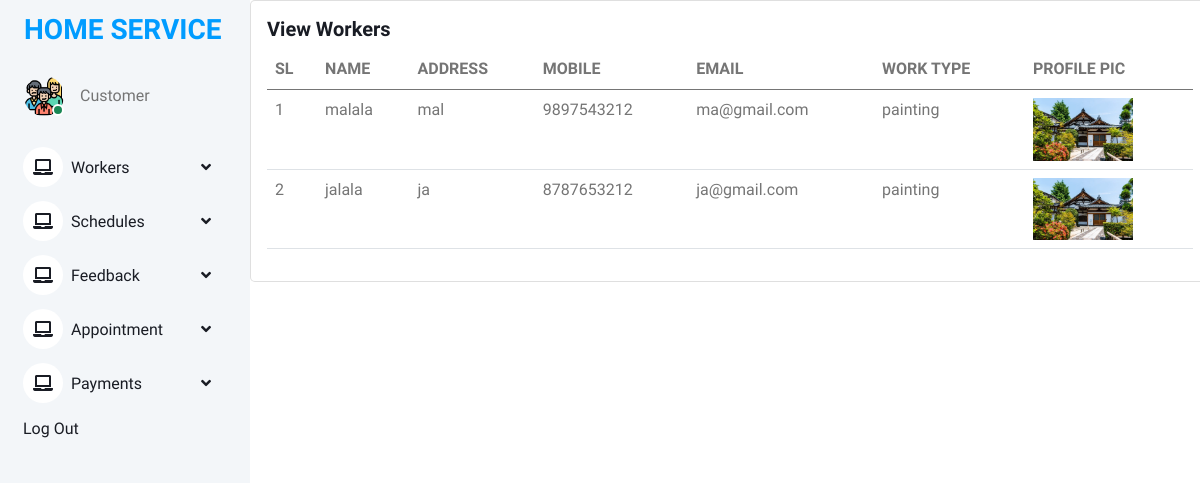
The page /view_worker (signed in) on the database its author committed.
### online_home_service_app/models.py (models this page shows, shortened)
class Register1(models.Model):
    user = models.ForeignKey(Login,on_delete=models.CASCADE)
    name = models.CharField(max_length=100)
    profile_pic = models.FileField(upload_to='profilepic/')
    address = models.CharField(max_length=100)
    mobile = models.CharField(max_length=10)
    email = models.EmailField()
    work_type = models.ForeignKey(work,on_delete=models.CASCADE)

class work(models.Model):
    name = models.CharField(max_length=100)
    charge = models.IntegerField()
    def __str__(self):
        return self.name

### online_home_service_app/views.py (the view)
# urls.py: path("view_worker", views.view_worker, name="view_worker"),
@login_required(login_url = 'logout')
def view_worker(request):
    data = Register1.objects.all()
    return render(request,"customer/view_worker.html",{"data":data})

### templates/customer/view_worker.html (shortened to what this page needs)
{% extends "customer/customer base.html" %}
{% block content %}
<div class="card" style="width: 60rem;">
  <div class="card-body">
    <h5 class="card-title">View Workers</h5>
        <table class="table">
  <thead>
    <tr>
      <th scope="col">SL</th>
      <th scope="col">NAME</th>
      <th scope="col">ADDRESS</th>
      <th scope="col">MOBILE</th>
      <th scope="col">EMAIL</th>
      <th scope="col">WORK TYPE</th>
        <th scope="col">PROFILE PIC</th>
    </tr>
  </thead>
  <tbody>
      {% for i in data %}
    <tr>
      <td>{{forloop.counter}}</td>
      <td>{{i.name}}</td>
        <td>{{i.address}}</td>
         <td>{{i.mobile}}</td>
      <td>{{i.email}}</td>
      <td>{{i.work_type}}</td>
      <td><img src="{{i.profile_pic.url }}" style="width:100px"></td>
    </tr>
{% endfor %}
  </tbody>
  </table>
{% endblock %}

### static/static1/assets2/css/style.css (style rules this page uses)
:root { --primary: #009CFF; --light: #F3F6F9; --dark: #191C24; }

### rows shown on the page
Register1: name "malala", address "mal", mobile "9897543212", email "ma@gmail.com", work_type "painting", profile_pic (picture)
Register1: name "jalala", address "ja", mobile "8787653212", email "ja@gmail.com", work_type "painting", profile_pic (picture)
